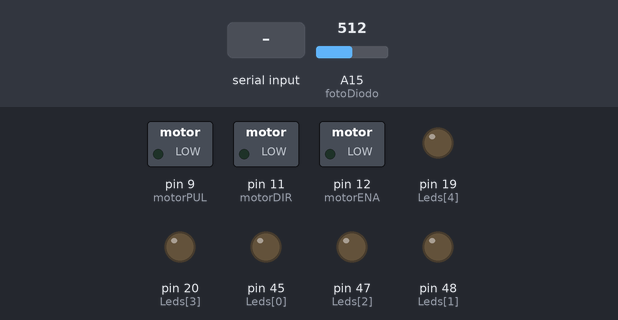
The sketch below on a simulated Arduino Mega 2560, built with avr-gcc and run on an emulated ATmega2560. Shown: switched loads named in the sketch (green lamp = pin HIGH), output pins drawn as LEDs (lit = HIGH). The test bench sets the inputs (shaded band); at power-on: A15 (fotoDiodo) = 512.

Above: at 2.7 s.
2.8 s: "2" received over Serial
At 3.1 s:
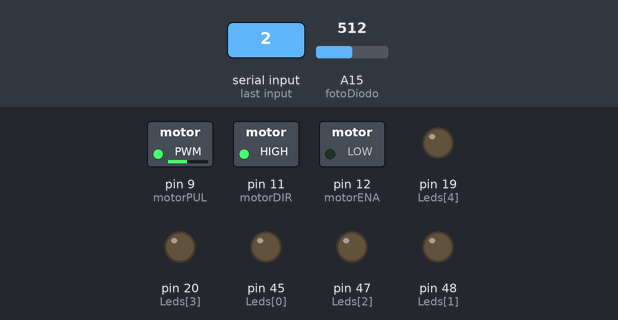
At 5.5 s:
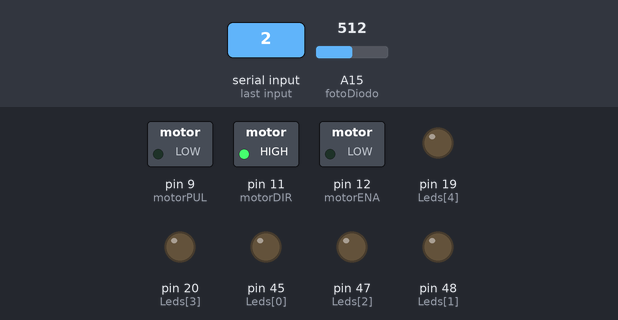
5.8 s: "3" received over Serial
At 8.2 s:
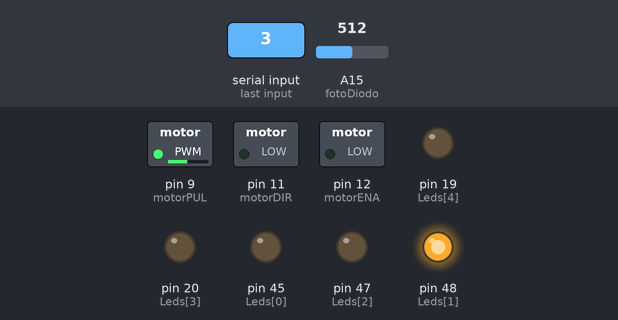
Timing chart, 0 to 17.5 s (numbered marks = the images above; inputs shaded):
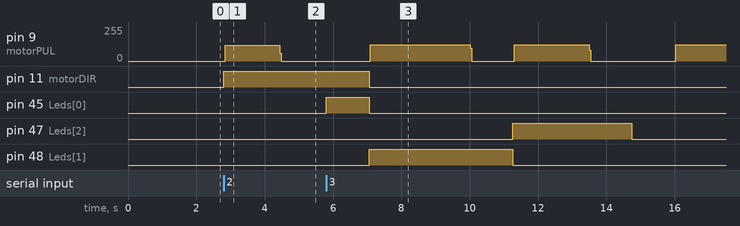

The sketch:

medicion.ino
```cpp
const int motorPUL = 9;
const int motorDIR = 11;
const int motorENA = 12;
const int fotoDiodo = 15;
const int stepsTo450nm = 150500;
const int moves[] = { 33000, 28500, 21500, 44000, 23500 };
const int Leds[] = { 45, 48, 47, 20, 19 };
int luzIncidente[] = { 205, 205, 205, 205, 205 };
int luzMedida[5];
int intensidadInicial[] = { 255, 174, 146, 110, 49 };  //205
//int intensidadInicial[] = { 95, 48, 40, 46, 24 };  //200
int flag = 0;
const int velocidadBase = 35;

void setup() {
  pinMode(motorPUL, OUTPUT);
  pinMode(motorDIR, OUTPUT);
  pinMode(motorENA, OUTPUT);
  pinMode(fotoDiodo, INPUT);
  for (int x = 0; x < 5; x++) {
    pinMode(Leds[x], OUTPUT);
  }
  Serial.begin(9600);
  delay(1500);
}

int valorRepetido() {
  int lista[20];
  for (int x = 0; x < 20; x++) {
    int valor = analogRead(fotoDiodo);
    valor = 255 - (valor / 16);
    lista[x] = valor;
    //Serial.print(valor);
    //Serial.print(" - ");
    delay(50);
  }
  //Serial.println();
  int elementoMasRepetido;
  int maximoContador = 0;

  for (int i = 0; i < 20; i++) {
    int contador = 1;  // Iniciar el contador para el elemento actual
    for (int j = i + 1; j < 20; j++) {
      if (lista[i] == lista[j]) {
        contador++;
      }
    }
    if (contador > maximoContador) {
      maximoContador = contador;
      elementoMasRepetido = lista[i];
    }
  }
  return elementoMasRepetido;
}
void regresoMotor() {
  for (int i = 0; i < stepsTo450nm; i++) {
    digitalWrite(motorDIR, HIGH);
    digitalWrite(motorPUL, HIGH);
    delayMicroseconds(velocidadBase);
    digitalWrite(motorPUL, LOW);
    delayMicroseconds(velocidadBase);
  }
}
void apagarLeds() {
  for (int x = 0; x < 5; x++) {
    analogWrite(Leds[x], 0);
  }
}
void moverMotor(int flag) {
  for (int x = 0; x < moves[flag]; x++) {
    digitalWrite(motorDIR, LOW);
    digitalWrite(motorPUL, HIGH);
    delayMicroseconds(45);
    digitalWrite(motorPUL, LOW);
    delayMicroseconds(45);
  }
}
void primeraLectura() {
  for (int i = 0; i < 5; i++) {
    analogWrite(Leds[i], intensidadInicial[i]);
    moverMotor(i);
    int dato = valorRepetido();
    delay(500);
    analogWrite(Leds[i], 0);
    luzIncidente[i] = dato;
  }
  apagarLeds();
  regresoMotor();
  for (int x = 0; x < 5; x++) {
    if (luzIncidente[x] >= 204 && luzIncidente[x] <= 206) {
      luzIncidente[x] = 205;
      Serial.println(luzIncidente[x]);
    } else {
      Serial.println(luzIncidente[x]);
    }
  }
}

void medicionSolucion() {
  // Apagado de todos los leds
  apagarLeds();
  // Movimiento del actuador
  for (int i = 0; i < 5; i++) {
    analogWrite(Leds[i], intensidadInicial[i]);
    moverMotor(i);
    delay(250);
    int dato = valorRepetido();
    analogWrite(Leds[i], 0);
    luzMedida[i] = dato;
  }
  apagarLeds();
  regresoMotor();
  absorbancia(luzIncidente, luzMedida);
}

void absorbancia(int* luzIncidente, int* luzMedida) {
  float datosMicro[5];
  for (int i = 0; i < 5; i++) {
    if (luzMedida[i] != 0 && luzIncidente[i] != 0) {
      float transmitancia = (float)luzMedida[i] / luzIncidente[i];
      float absorbancia = -log10(transmitancia);
      datosMicro[i] = absorbancia;
    } else {
      datosMicro[i] = 0;
    }
  }
  for (int i = 0; i < 5; i++) {
    if (datosMicro[i] > 0) {
      Serial.println(datosMicro[i], 3);
      //Serial.print(" - ");
      //Serial.print(luzIncidente[i]);
      //Serial.print(" - ");
      //Serial.print(luzMedida[i]);
      //Serial.println();  // Imprime una nueva línea después de cada valor
    } else {
      Serial.println(0);
    }
  }
}

void loop() {
  char dato = Serial.read();
  if (dato == '2') {
    regresoMotor();
  } else if (dato == '3') {
    medicionSolucion();

  } else if (dato == '4') {
    primeraLectura();
  }
}
```

Measured:
- after the input at 2.8 s, pin 9 (motorPUL): 0/255 → 120/255 at once, → 0/255 1.6 s later; pin 11 (motorDIR): LOW → HIGH at once
- after the input at 5.8 s, pin 9 (motorPUL): goes 122/255 2.9 s, 0/255 1.3 s, 122/255 2.2 s, 0/255 2.5 s, then 122/255, starting after 1.3 s; pin 11 (motorDIR): HIGH → LOW after 1.3 s
